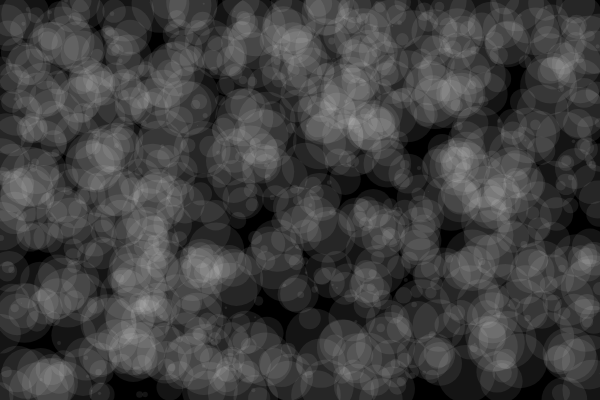
Frame 1 (no input)
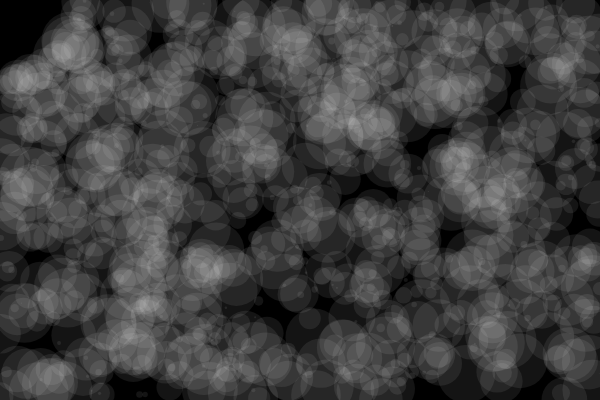
Frame 60 (no input)
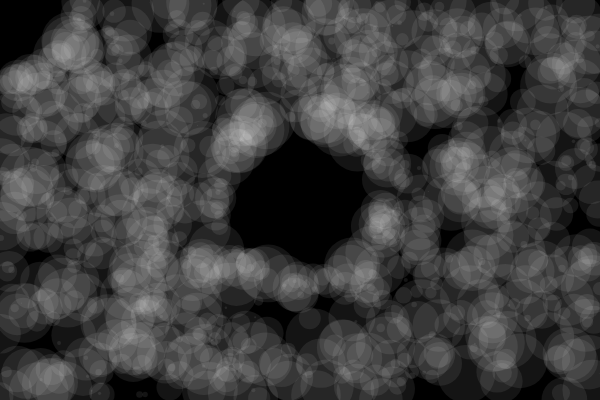
Frame 120 (the mouse pressed at the canvas centre since frame 60)

The p5.js sketch that drew these frames (run headless with seeded random() and noise() and a simulated clock; from frame 60 on, the mouse is pressed at the canvas centre):

// p5.js sketch
// ── sketch.js
// Eva Philips
// February 6, 2019
// Nature of Code Week 2 Part 2: Magnetic force

// variable
let mover = []; 


function setup() {
  // setup canvas
  createCanvas(600, 400);
  
  // create mover
  for(let i=0; i<1000; i++){
    mover[i] = new Mover(random(width), random(height), random(0,3));
  }

}

function draw() {
  // setup canvas
  background(0);

  // apply funcitons to objects
  for(let i=0; i<mover.length; i++){
  let dis = dist(mouseX, mouseY, mover[i].position.x, mover[i].position.y);
  if(dis<80){ // distance from the mouse that each circle will start to repel
    let repel = mover[i].calculateForce();
    repel.mult(mover[i].mass);
    mover[i].applyForce(repel);
  }else{
    mover[i].stop();
  }
  
  mover[i].update();
  mover[i].display();
}

}


class Mover{
  constructor(x, y, mass){
    this.position = createVector(x,y);
    this.velocity = createVector(0,0);
    this.acceleration = createVector(0,0);
    this.mass = mass;
  }

  applyForce(force){
    let f = p5.Vector.div(force, this.mass);
    this.acceleration.add(f);
  }

  update(){
    this.velocity.add(this.acceleration);
    this.position.add(this.velocity);
    this.acceleration.mult(0);
  }

  display(){
    noStroke();
    fill(255, 20);
    ellipse(this.position.x, this.position.y, this.mass *20); 
  }

  calculateForce(){
    let mouse = createVector(mouseX, mouseY);
    let dist = mouse.sub(this.position);
    dist.mult(-.01); // how much it repels
    return dist
  }

  stop(){
    this.velocity.mult(0);
  }
}
